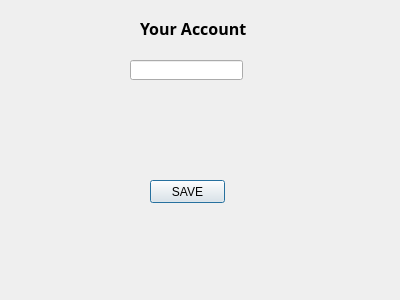
<?xml version="1.0" encoding="UTF-8"?>
<ui version="4.0">
 <class>customerlogin</class>
 <widget class="QDialog" name="customerlogin">
  <property name="geometry">
   <rect>
    <x>0</x>
    <y>0</y>
    <width>400</width>
    <height>300</height>
   </rect>
  </property>
  <property name="windowTitle">
   <string>Dialog</string>
  </property>
  <widget class="QLabel" name="label">
   <property name="geometry">
    <rect>
     <x>140</x>
     <y>20</y>
     <width>111</width>
     <height>16</height>
    </rect>
   </property>
   <property name="font">
    <font>
     <family>3M Circular TT Bold</family>
     <pointsize>12</pointsize>
     <weight>75</weight>
     <bold>true</bold>
    </font>
   </property>
   <property name="text">
    <string>Your Account</string>
   </property>
  </widget>
  <widget class="QLineEdit" name="lineEdit">
   <property name="geometry">
    <rect>
     <x>130</x>
     <y>60</y>
     <width>113</width>
     <height>20</height>
    </rect>
   </property>
  </widget>
  <widget class="QPushButton" name="pushButton">
   <property name="geometry">
    <rect>
     <x>150</x>
     <y>180</y>
     <width>75</width>
     <height>23</height>
    </rect>
   </property>
   <property name="text">
    <string>SAVE</string>
   </property>
  </widget>
 </widget>
 <resources/>
 <connections/>
</ui>
